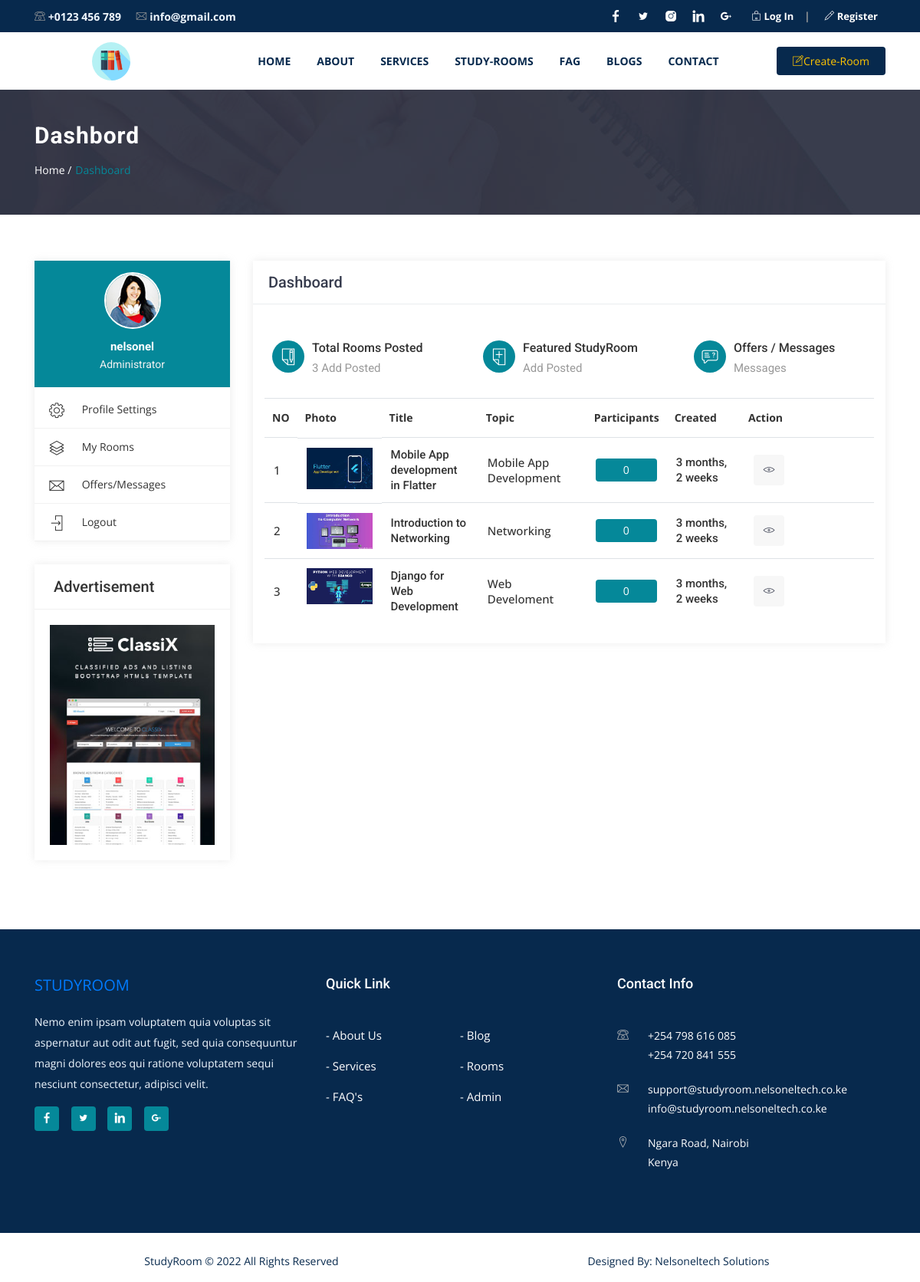
The app's page /profile/1/, older data.
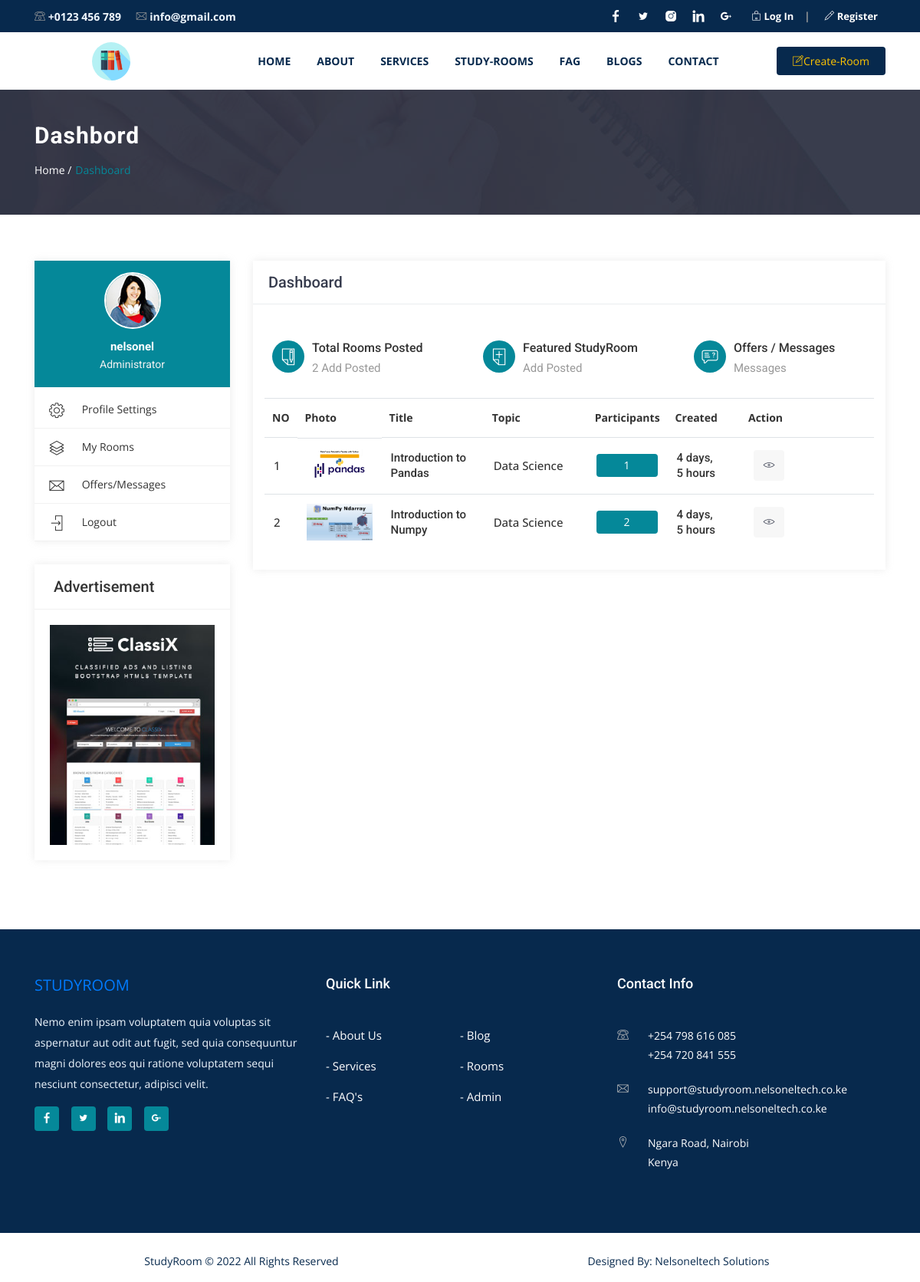
The same page, newer data.
### base/models.py (models this page shows, shortened)
class Room(models.Model):
    host = models.ForeignKey(User, on_delete=models.SET_NULL, null=True)
    topic = models.ForeignKey(Topic, on_delete=models.SET_NULL, null=True)
    image = models.ImageField(upload_to='image', null=True)
    name = models.CharField(max_length=200)
    description = models.TextField(null=True, blank=True)
    participants = models.ManyToManyField(User, related_name='participants', blank=True)
    updated = models.DateTimeField(auto_now=True)
    created = models.DateTimeField(auto_now_add=True)
    class Meta:
        ordering = ['-updated', '-created']

class Topic(models.Model):
    name = models.CharField(max_length=200)
    image = models.ImageField(upload_to='image', null=True)
    def __str__(self):
        return self.name

### base/views.py (the view)
# urls.py: path('profile/<str:pk>/', views.userProfile, name='user-profile'),
def userProfile(request, pk):
    user = User.objects.get(id=pk)
    rooms = user.room_set.all()
    room_messages = user.message_set.all()
    topics = Topic.objects.all()
    context = {'user': user, 'rooms': rooms,
               'room_messages': room_messages, 'topics': topics}
    return render(request, 'base/profile.html', context)

### base/templates/base/profile.html (shortened to what this page needs)
{% extends 'main.html' %}
{% block content %}
{% load static %}
<div class="page-header" style="background: url({% static 'assets/img/banner1.jpg' %});">
    <div class="container">
        <div class="row">
            <div class="col-md-12">
                <div class="breadcrumb-wrapper">
                    <h2 class="product-title">Dashbord</h2>
                    <ol class="breadcrumb">
                        <li><a href="#">Home /</a></li>
                        <li class="current">Dashboard</li>
                    </ol>
                </div>
            </div>
        </div>
    </div>
</div>
<div id="content" class="section-padding">
    <div class="container">
        <div class="row">
            <div class="col-sm-12 col-md-4 col-lg-3 page-sidebar">
                <aside>
                    <div class="sidebar-box">
                        <div class="user">
                            <figure>
                                <a href="#"><img src="{% static 'assets/img/author/img1.jpg' %}" alt=""></a>
                            </figure>
                            <div class="usercontent">
                                <h3>{{user.username}}</h3>
                                <h4>Administrator</h4>
                            </div>
                        </div>
                        <nav class="navdashboard">
                            <ul>
                                <li>
                                    <a href="{% url 'update-user' %}">
                                        <i class="lni-cog"></i>
                                        <span>Profile Settings</span>
                                    </a>
                                </li>
                                <li>
                                    <a href="{% url 'user-profile' user.id %}">
                                        <i class="lni-layers"></i>
                                        <span>My Rooms</span>
                                    </a>
                                </li>
                                <li>
                                    <a href="offermessages.html">
                                        <i class="lni-envelope"></i>
                                        <span>Offers/Messages</span>
                                    </a>
                                </li>
                                <li>
                                    <a href="{% url 'logout' %}">
                                        <i class="lni-enter"></i>
                                        <span>Logout</span>
                                    </a>
                                </li>
                            </ul>
                        </nav>
                    </div>
                    <div class="widget">
                        <h4 class="widget-title">Advertisement</h4>
                        <div class="add-box">
                            <img class="img-fluid" src="{% static 'assets/img/img1.jpg' %}" alt="">
                        </div>
                    </div>
                </aside>
            </div>
            <div class="col-sm-12 col-md-8 col-lg-9">
                <div class="page-content">
                    <div class="inner-box">
                        <div class="dashboard-box">
                            <h2 class="dashbord-title">Dashboard</h2>
                        </div>
                        <div class="dashboard-wrapper">
                            <div class="dashboard-sections">
                                <div class="row">
                                    <div class="col-xs-6 col-sm-6 col-md-6 col-lg-4">
                                        <div class="dashboardbox">
                                            <div class="icon"><i class="lni-write"></i></div>
                                            <div class="contentbox">
                                                <h2><a href="#">Total Rooms Posted</a></h2>
                                                <h3>{{rooms.count}} Add Posted</h3>
                                            </div>
                                        </div>
                                    </div>
                                    <div class="col-xs-6 col-sm-6 col-md-6 col-lg-4">
                                        <div class="dashboardbox">
                                            <div class="icon"><i class="lni-add-files"></i></div>
                                            <div class="contentbox">
                                                <h2><a href="#">Featured StudyRoom</a></h2>
                                                <h3>{{room.participants.count}} Add Posted</h3>
                                            </div>
                                        </div>
                                    </div>
                                    <div class="col-xs-6 col-sm-6 col-md-6 col-lg-4">
                                        <div class="dashboardbox">
                                            <div class="icon"><i class="lni-support"></i></div>
                                            <div class="contentbox">
                                                <h2><a href="#">Offers / Messages</a></h2>
                                                <h3>{{room.room_message.count}} Messages</h3>
                                            </div>
                                        </div>
                                    </div>
                                </div>
                            </div>
                            <table class="table table-responsive dashboardtable tablemyads">
                                <thead>
                                    <tr>
                                        <th>
                                            NO
                                        </th>
                                        <th>Photo</th>
                                        <th>Title</th>
                                        <th>Topic</th>
                                        <th>Participants</th>
                                        <th>Created</th>
                                        <th>Action</th>
                                    </tr>
                                </thead>
                                <tbody>
                                    {% for room in rooms %}
                                    <tr data-category="active">
                                        <td>
                                            {{ forloop.counter }}
                                        </td>
                                        <td class="photo"><img class="img-fluid" src="{{room.image.url}}" alt=""></td>
                                        <td data-title="Title">
                                            <h3>{{room.name}}</h3>
                                        </td>
                                        <td data-title="Category"><span class="adcategories">{{room.topic}}</span>
                                        </td>
                                        <td data-title="Ad Status"><span
                                                class="adstatus adstatusactive">{{room.participants.count}}</span>
                                        </td>
                                        <td data-title="Price">
                                            <h3>{{room.created | timesince}}</h3>
                                        </td>
                                        <td data-title="Action">
                                            <div class="btns-actions">
                                                <a class="btn-action btn-view" href="{% url 'room' room.id %}"><i
                                                        class="lni-eye"></i></a>
                                            </div>
                                        </td>
                                    </tr>
                                    {% endfor %}
                                </tbody>
                            </table>
                        </div>
                    </div>
                </div>
            </div>
        </div>
    </div>
</div>
{% endblock %}

Row changes from the older to the newer data that the page shows:
removed Room: image (picture), name "Mobile App development in Flatter", topic "Mobile App Development", participants.count "0", created "3 months, 2 weeks"
removed Room: image (picture), name "Introduction to Networking", topic "Networking", participants.count "0", created "3 months, 2 weeks"
removed Room: image (picture), name "Django for Web Development", topic "Web Develoment", participants.count "0", created "3 months, 2 weeks"
added Room: image (picture), name "Introduction to Pandas", topic "Data Science", participants.count "1", created "4 days, 5 hours"
added Room: image (picture), name "Introduction to Numpy", topic "Data Science", participants.count "2", created "4 days, 5 hours"
Text that changed along with them:
{{ rooms.count }}: "3" → "2"
